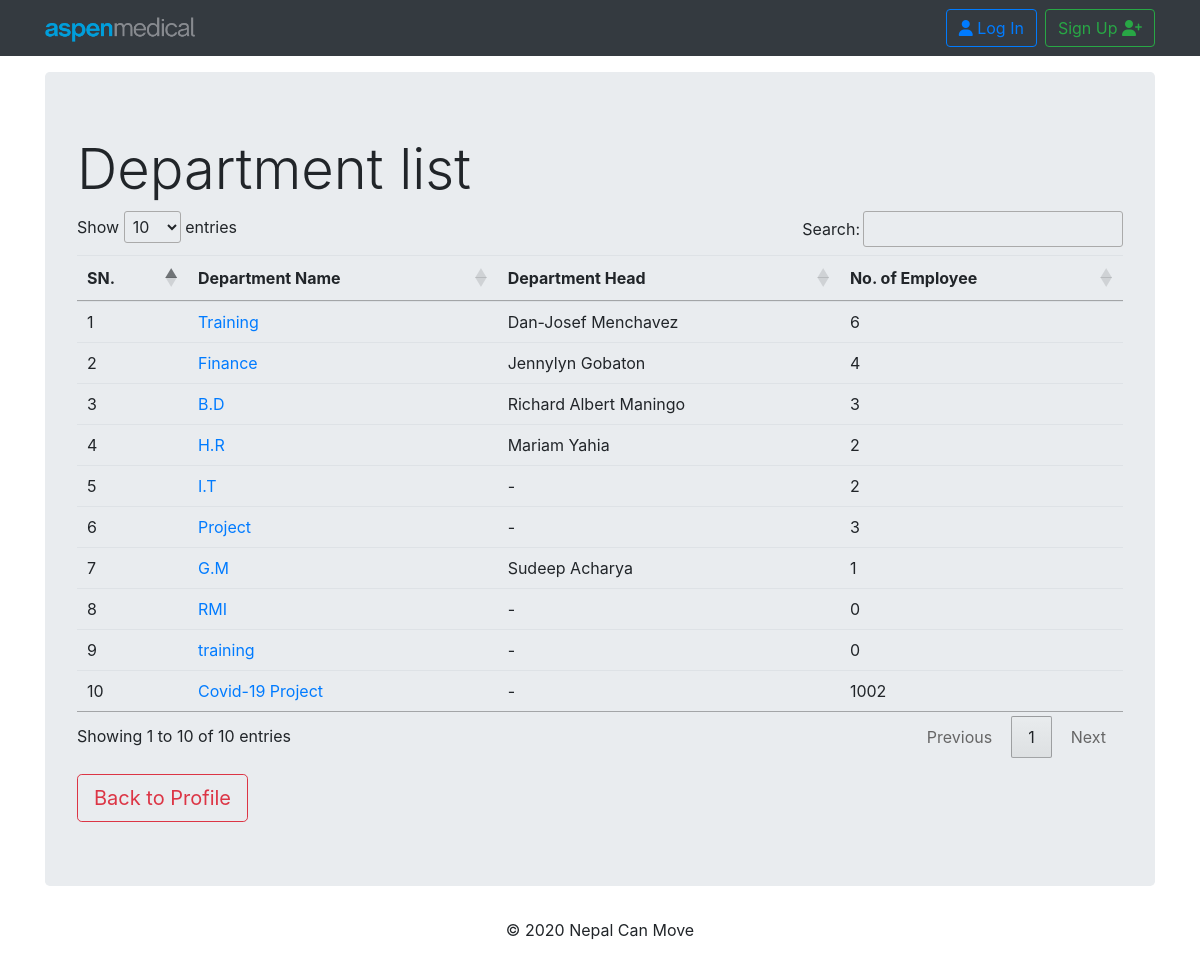
Screenshot of /department_list with the database file from the repository.
### payroll/models.py (models this page shows, shortened)
class Department(models.Model):
    department = models.CharField(unique=True, max_length=40)

class Employee(models.Model):
    employee_id         = models.CharField(primary_key=True, max_length=60, unique=True)
    first_name          = models.CharField(max_length=60, blank=True,null=True)
    middle_name         = models.CharField(max_length=60, blank=True,null=True)
    last_name           = models.CharField(max_length=60, blank=True,null=True)
    GENDER_CHOICES      = (('Male', 'Male'),('Female', 'Female'),('Other', 'Other'),)
    gender              = models.CharField(max_length=10, choices=GENDER_CHOICES)
    DOB                 = models.DateField(null=True, blank=True)
    religion            = models.CharField(max_length=20, null=True, blank=True)
    citizenship         = models.CharField(max_length=20, null=True, blank=True)
    country_birth       = models.CharField(max_length=20, null=True, blank=True)
    email               = models.EmailField(max_length=70, blank=True,null=True)
    phone               = models.IntegerField(null=True, blank=True,default=0)
    uae_address         = models.CharField(max_length=90, null=True, blank=True)
    home_country_phone  = models.CharField(max_length=90, null=True, blank=True)
    home_country_address= models.CharField(max_length=90, null=True, blank=True)
    department          = models.ForeignKey(Department, related_name='dept_name', on_delete=models.CASCADE,null=True,blank=True)
    designation         = models.CharField(max_length=40, null=True, blank=True)
    department_head     = models.BooleanField(default=False)
    joining_date        = models.DateField(null=True, blank=True)
    img                 = models.ImageField(upload_to='pics',null=True,blank=True, default='/static/images/default-user.jpg')
    employee_status_choice     = (('Active', 'Active'),('Inactive', 'Inactive'))
    employee_status            = models.CharField(max_length=10, default=['Active'], choices=employee_status_choice)
    def __str__ (self):
        return str(self.first_name)+' '+ str(self.last_name)

### userapp/views.py (the view)
# urls.py: path('department_list',views.DepartmentListView.as_view(),name='department_list'),
class DepartmentListView(ListView):
    template_name = 'userapp/department_list.html'
    context_object_name = 'department_list'
    model = models.Department
    def get_context_data(self, *args, **kwargs):
        context = super(DepartmentListView,self).get_context_data(*args,**kwargs)
        dep_list = context['department_list']
        empData = []
        for dep in dep_list:
            total_em = models.Employee.objects.filter(department=dep).count()
            department_head = None
            try:
                department_head = models.Employee.objects.get(department_head=True, department=dep)
            except models.Employee.DoesNotExist:
                department_head = "-"
            total_emp = total_em or 0
            empData.append([dep,total_emp,department_head])
        context['Data'] = empData
        return (context)

### userapp/templates/userapp/department_list.html (shortened to what this page needs)
{% extends "base.html" %}
{% block content %}
{% load humanize %}
<div class="jumbotron">
  <h2 class="display-4"> Department list</h2>
  <table class="table table-hover" id="table_id">
    <thead>
      <tr>
        <th scope="col">SN.</th>
        <th scope="col">Department Name</th>
        <th scope="col">Department Head</th>
        <th scope="col">No. of Employee</th>
      </tr>
    </thead>
    <tbody>
      {% for department in Data %}
      <tr>
        <td scope="row">{{ forloop.counter }}</td>
        <td><a href="{% url 'userapp:empdeplist' pk=department.0.pk %}">{{department.0.department}} </a> </td>
        <td> {{department.2}}</td>
        <td>{{department.1}}</td>
      {% endfor %}
    </tbody>
  </table>
  <a class="btn btn-outline-danger btn-lg mt-3" href="{% url 'userapp:profile' %}" role="button">Back to Profile</a>
</div>
{% endblock %}

### rows the page displays
Department: department "Training", last_name "Dan-Josef Menchavez", department "6"
Department: department "Finance", last_name "Jennylyn Gobaton", department "4"
Department: department "B.D", last_name "Richard Albert Maningo", department "3"
Department: department "H.R", last_name "Mariam Yahia", department "2"
Department: department "I.T", department "-", department "2"
Department: department "Project", department "-", department "3"
Department: department "G.M", last_name "Sudeep Acharya", department "1"
Department: department "RMI", department "-", department "0"
Department: department "training", department "-", department "0"
Department: department "Covid-19 Project", department "-", department "1002"
